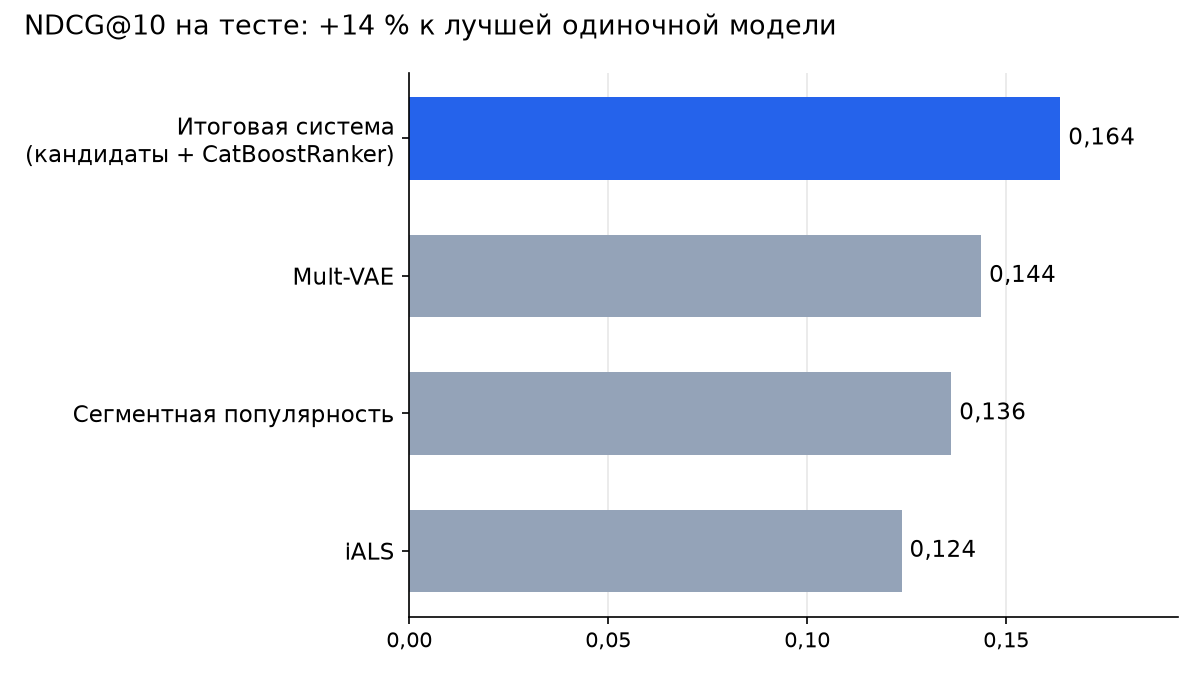

Reproduce this figure in Python.
"""График для README: NDCG@10 на тесте по всем пользователям.

Числа берутся из сохранённого вывода ячейки 28 тетрадки final_project_two_stage.ipynb (таблица метрик на тесте).
Запуск из корня репозитория:  python docs/figures/ndcg_test.py
"""
import json
import re
from pathlib import Path

import matplotlib.pyplot as plt

ROOT = Path(__file__).resolve().parents[2]
NOTEBOOK = ROOT / "final_project_two_stage.ipynb"
OUT = Path(__file__).with_name("ndcg_test.png")

LABELS = {
    "Итоговая система": "Итоговая система\n(кандидаты + CatBoostRanker)",
    "Mult-VAE": "Mult-VAE",
    "Эвристика (SegmentPopular)": "Сегментная популярность",
    "iALS": "iALS",
}


def ndcg_from_notebook() -> dict[str, float]:
    nb = json.loads(NOTEBOOK.read_text(encoding="utf-8"))
    for out in nb["cells"][28]["outputs"]:
        text = "".join(out.get("text", "")) + "".join(out.get("data", {}).get("text/plain", ""))
        if "NDCG@10" not in text:
            continue
        # первый блок таблицы: MAP@10 (активные, все, холодные), NDCG@10 (активные, все)
        first_block = text.split("\n\n")[0]
        values = {}
        for name in LABELS:
            m = re.search(re.escape(name) + r"\s+([\d.]+)\s+([\d.]+)\s+([\d.]+)\s+([\d.]+)\s+([\d.]+)", first_block)
            values[name] = float(m.group(5))
        return values
    raise RuntimeError("таблица метрик не найдена в выводе ячейки 28")


def main() -> None:
    values = ndcg_from_notebook()
    names = list(LABELS)[::-1]
    scores = [values[n] for n in names]
    colors = ["#94a3b8"] * (len(names) - 1) + ["#2563eb"]

    fig, ax = plt.subplots(figsize=(8, 4.5), dpi=150)
    bars = ax.barh([LABELS[n] for n in names], scores, color=colors, height=0.6)
    for bar, s in zip(bars, scores):
        ax.text(s + 0.002, bar.get_y() + bar.get_height() / 2, f"{s:.3f}".replace(".", ","), va="center", fontsize=11)
    gain = values["Итоговая система"] / values["Mult-VAE"] - 1
    fig.suptitle(f"NDCG@10 на тесте: +{gain:.0%} к лучшей одиночной модели".replace("%", " %"),
                 fontsize=13, x=0.02, ha="left")
    ax.set_xlim(0, max(scores) * 1.18)
    ax.xaxis.set_major_locator(plt.MultipleLocator(0.05))
    ax.xaxis.set_major_formatter(lambda x, _: f"{x:.2f}".replace(".", ","))
    ax.spines[["top", "right"]].set_visible(False)
    ax.tick_params(axis="y", labelsize=11)
    ax.grid(axis="x", alpha=0.3)
    ax.set_axisbelow(True)
    fig.tight_layout()
    fig.savefig(OUT, facecolor="white")
    print(f"{OUT}: {values}")


if __name__ == "__main__":
    main()
